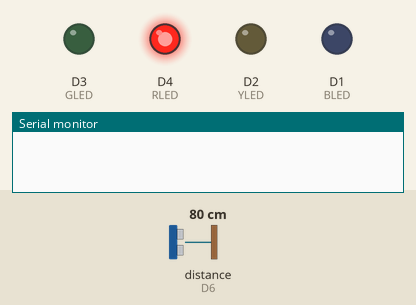
This sketch was run on a simulated ESP8266 (NodeMCU). On the bench: output pins drawn as LEDs (lit = HIGH), the last lines printed to the serial monitor. Inputs (shaded band) come from the test bench; at power-on: distance to the obstacle (sensor on D6) 80 cm. The echo pulse lasts 58.3 µs per cm; pins used as bus, display or sensor lines are not drawn.

Above: at 0.2 s.
At 6.0 s:
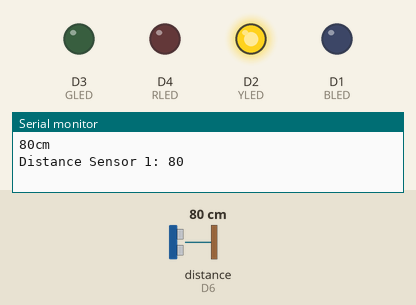
At 14.6 s:
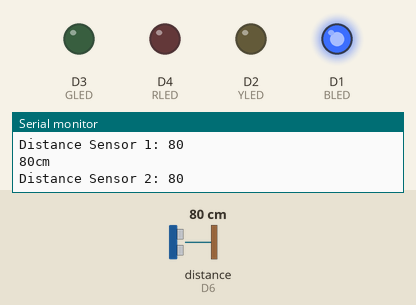
At 19.8 s:
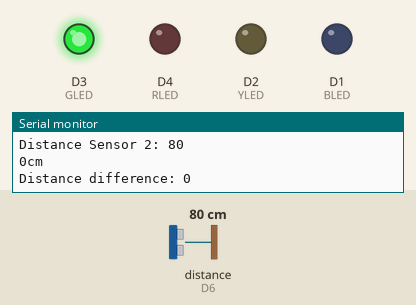
At 25.3 s:
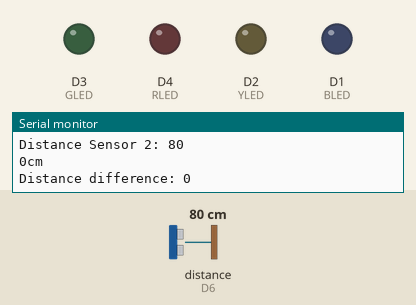
Timing chart, 0 to 36.8 s (numbered marks = the images above):
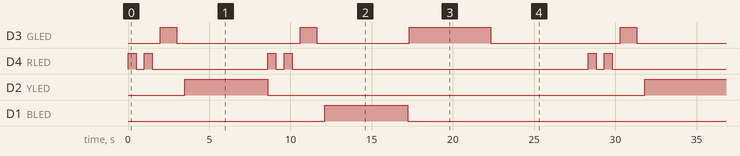

Measured:
- by itself, D3 (GLED): repeats every 28.3 s: LOW 7.6 s, HIGH 1.0 s, LOW 5.7 s, HIGH 5.0 s, LOW 8.0 s, HIGH 1.0 s
- by itself, D4 (RLED): repeats every 28.3 s: LOW 0.50 s, HIGH 0.50 s, LOW 7.1 s, HIGH 0.50 s, LOW 0.50 s, HIGH 0.50 s, LOW 18.2 s, HIGH 0.50 s
- by itself, D2 (YLED), D1 (BLED): alternates HIGH for 5.1 s and LOW for 23.2 s

The sketch:

proyecto_NodeMCU__1_.ino
```cpp
//define pin numbers
int trigPin = D7;
int echoPin = D6;
int RLED = D4;
int GLED = D3;
int YLED = D2;
int BLED = D1;

 //define variables
 long duration1, duration2, distance1, distance2, dif;

void setup() {
  long duration1, duration2, distance1, distance2, dif;
  // put your setup code here, to run once:
  pinMode(trigPin, OUTPUT);
  pinMode(echoPin, INPUT);
  pinMode(RLED, OUTPUT);
  pinMode(GLED, OUTPUT);
  pinMode(YLED, OUTPUT);
  pinMode(BLED, OUTPUT);
  digitalWrite(RLED, LOW);
  digitalWrite(GLED, LOW);
  digitalWrite(YLED, LOW);
  digitalWrite(BLED, LOW);
  Serial.begin(9600);
}

void loop() {
  // put your main code here, to run repeatedly:
    digitalWrite(RLED, HIGH);
    delay(500);
    digitalWrite(RLED, LOW);
    delay(500);
    digitalWrite(RLED, HIGH);
    delay(500);
    digitalWrite(RLED, LOW);
    delay(500);
    digitalWrite(GLED, HIGH);
    delay(1000);
    digitalWrite(GLED, LOW);
    delay(500);
    digitalWrite(YLED, HIGH);
    delay(2000);

    digitalWrite(trigPin, LOW);        // Nos aseguramos de que el trigger está desactivado
    delayMicroseconds(2);              // Para asegurarnos de que el trigger está LOW
    digitalWrite(trigPin, HIGH);       // Activamos el pulso de salida
    delayMicroseconds(100);             // Esperamos 10µs. El pulso sigue active este tiempo
    digitalWrite(trigPin, LOW);        // Cortamos el pulso y a esperar el ECHO

    duration1 = pulseIn(echoPin, HIGH);

    distance1 = (duration1/2)/29.1;
    Serial.print(distance1);
    Serial.print("cm\n");
    delay(100);

    Serial.print("Distance Sensor 1: ");
    Serial.print(distance1);
    Serial.print("\n\n");

    delay(3000);
    digitalWrite(YLED, LOW);


    digitalWrite(RLED, HIGH);
    delay(500);
    digitalWrite(RLED, LOW);
    delay(500);
    digitalWrite(RLED, HIGH);
    delay(500);
    digitalWrite(RLED, LOW);
    delay(500);
    digitalWrite(GLED, HIGH);
    delay(1000);
    digitalWrite(GLED, LOW);
    delay(500);
    digitalWrite(BLED, HIGH);
    delay(2000);

    digitalWrite(trigPin, LOW);        // Nos aseguramos de que el trigger está desactivado
    delayMicroseconds(2);              // Para asegurarnos de que el trigger está LOW
    digitalWrite(trigPin, HIGH);       // Activamos el pulso de salida
    delayMicroseconds(100);             // Esperamos 10µs. El pulso sigue active este tiempo
    digitalWrite(trigPin, LOW);        // Cortamos el pulso y a esperar el ECHO

    duration2 = pulseIn(echoPin, HIGH);

    distance2 = (duration2/2)/29.1;
    Serial.print(distance2);
    Serial.print("cm\n");
    delay(100);

    Serial.print("Distance Sensor 2: ");
    Serial.print(distance2);
    Serial.print("\n\n");

    delay(3000);
    digitalWrite(BLED, LOW);

    //xd
    dif = abs(distance1-distance2);
    Serial.print(dif);
    Serial.print("cm\n");
    delay(100);

    Serial.print("Distance difference: ");
    Serial.print(dif);
    Serial.print("\n\n");

    if (dif > 5){
      digitalWrite (RLED , HIGH);     //Si el sensor detecta una distancia menor a 20 cm enciende el LED Rojo
      digitalWrite (GLED , LOW);      // y apaga los demás
      digitalWrite (YLED , LOW);
      digitalWrite (BLED , LOW);
      delay(5000);
    }
    else{       // de lo contrario
      digitalWrite (GLED , HIGH);     //Enciende el LED Verde
      digitalWrite (RLED , LOW);      // y apaga los demás
      digitalWrite (YLED , LOW);
      digitalWrite (BLED , LOW);
      delay(5000);
    }

    digitalWrite(RLED, LOW);
    digitalWrite(GLED, LOW);
    digitalWrite(YLED, LOW);
    digitalWrite(BLED, LOW);
    delay(6000);
}
```
